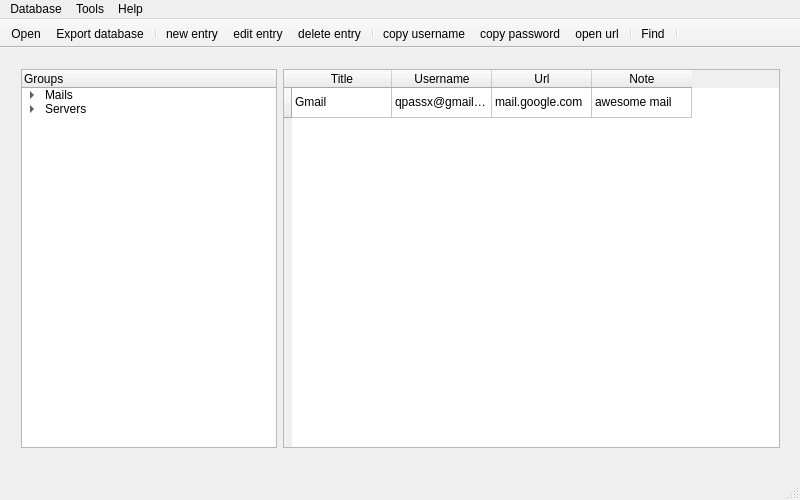
<?xml version="1.0" encoding="UTF-8"?>
<ui version="4.0">
 <class>QpassX</class>
 <widget class="QMainWindow" name="QpassX">
  <property name="geometry">
   <rect>
    <x>0</x>
    <y>0</y>
    <width>800</width>
    <height>500</height>
   </rect>
  </property>
  <property name="minimumSize">
   <size>
    <width>800</width>
    <height>500</height>
   </size>
  </property>
  <property name="windowTitle">
   <string>QpassX</string>
  </property>
  <widget class="QWidget" name="centralWidget">
   <widget class="QWidget" name="gridLayoutWidget">
    <property name="geometry">
     <rect>
      <x>10</x>
      <y>10</y>
      <width>781</width>
      <height>401</height>
     </rect>
    </property>
    <layout class="QGridLayout" name="gridLayout">
     <item row="0" column="0">
      <widget class="QTreeWidget" name="treeWidget">
       <property name="enabled">
        <bool>true</bool>
       </property>
       <property name="sizePolicy">
        <sizepolicy hsizetype="Fixed" vsizetype="Expanding">
         <horstretch>0</horstretch>
         <verstretch>0</verstretch>
        </sizepolicy>
       </property>
       <column>
        <property name="text">
         <string>Groups</string>
        </property>
       </column>
       <item>
        <property name="text">
         <string>Mails</string>
        </property>
        <item>
         <property name="text">
          <string>gmail</string>
         </property>
        </item>
       </item>
       <item>
        <property name="text">
         <string>Servers</string>
        </property>
        <item>
         <property name="text">
          <string>digital ocean</string>
         </property>
        </item>
       </item>
      </widget>
     </item>
     <item row="0" column="1">
      <widget class="QTableWidget" name="tableWidget">
       <row>
        <property name="text">
         <string> </string>
        </property>
       </row>
       <column>
        <property name="text">
         <string>Title</string>
        </property>
       </column>
       <column>
        <property name="text">
         <string>Username</string>
        </property>
       </column>
       <column>
        <property name="text">
         <string>Url</string>
        </property>
       </column>
       <column>
        <property name="text">
         <string>Note</string>
        </property>
       </column>
       <item row="0" column="0">
        <property name="text">
         <string>Gmail</string>
        </property>
       </item>
       <item row="0" column="1">
        <property name="text">
         <string>qpassx@gmail.com</string>
        </property>
       </item>
       <item row="0" column="2">
        <property name="text">
         <string>mail.google.com</string>
        </property>
       </item>
       <item row="0" column="3">
        <property name="text">
         <string>awesome mail</string>
        </property>
       </item>
      </widget>
     </item>
    </layout>
   </widget>
  </widget>
  <widget class="QMenuBar" name="menuBar">
   <property name="geometry">
    <rect>
     <x>0</x>
     <y>0</y>
     <width>800</width>
     <height>19</height>
    </rect>
   </property>
   <widget class="QMenu" name="menuDatabase">
    <property name="title">
     <string>Database</string>
    </property>
    <widget class="QMenu" name="menuRecent">
     <property name="title">
      <string>Recent</string>
     </property>
     <addaction name="actionClear_history"/>
    </widget>
    <addaction name="actionNew"/>
    <addaction name="actionOpen"/>
    <addaction name="menuRecent"/>
    <addaction name="separator"/>
    <addaction name="actionChange_password"/>
    <addaction name="actionDatabase_settings"/>
    <addaction name="separator"/>
    <addaction name="actionImport_from"/>
    <addaction name="actionExport_database"/>
    <addaction name="separator"/>
    <addaction name="actionQuit"/>
   </widget>
   <widget class="QMenu" name="menuTools">
    <property name="title">
     <string>Tools</string>
    </property>
    <addaction name="actionSettings"/>
   </widget>
   <widget class="QMenu" name="menuHelp">
    <property name="title">
     <string>Help</string>
    </property>
    <addaction name="actionAbout"/>
    <addaction name="actionCheck_for_updates"/>
   </widget>
   <addaction name="menuDatabase"/>
   <addaction name="menuTools"/>
   <addaction name="menuHelp"/>
  </widget>
  <widget class="QToolBar" name="mainToolBar">
   <property name="movable">
    <bool>false</bool>
   </property>
   <attribute name="toolBarArea">
    <enum>TopToolBarArea</enum>
   </attribute>
   <attribute name="toolBarBreak">
    <bool>false</bool>
   </attribute>
   <addaction name="actionOpen"/>
   <addaction name="actionExport_database"/>
   <addaction name="separator"/>
   <addaction name="actionNew_entry"/>
   <addaction name="actionEdit_entry"/>
   <addaction name="actionDelete_entry"/>
   <addaction name="separator"/>
   <addaction name="actionCopy_username"/>
   <addaction name="actionCopy_password"/>
   <addaction name="actionOpen_url"/>
   <addaction name="separator"/>
   <addaction name="actionFind"/>
   <addaction name="separator"/>
  </widget>
  <widget class="QStatusBar" name="statusBar"/>
  <action name="actionNew">
   <property name="icon">
    <iconset resource="resources.qrc">
     <normaloff>:/icons/icon8/Add Database_48px.png</normaloff>:/icons/icon8/Add Database_48px.png</iconset>
   </property>
   <property name="text">
    <string>New</string>
   </property>
  </action>
  <action name="actionOpen">
   <property name="icon">
    <iconset resource="resources.qrc">
     <normaloff>:/icons/icon8/Open Folder_48px_3.png</normaloff>:/icons/icon8/Open Folder_48px_3.png</iconset>
   </property>
   <property name="text">
    <string>Open</string>
   </property>
   <property name="shortcut">
    <string>Ctrl+O</string>
   </property>
  </action>
  <action name="actionClear_history">
   <property name="icon">
    <iconset resource="resources.qrc">
     <normaloff>:/icons/icon8/Delete_48px.png</normaloff>:/icons/icon8/Delete_48px.png</iconset>
   </property>
   <property name="text">
    <string>Clear history</string>
   </property>
  </action>
  <action name="actionChange_password">
   <property name="icon">
    <iconset resource="resources.qrc">
     <normaloff>:/icons/icon8/Key_48px.png</normaloff>:/icons/icon8/Key_48px.png</iconset>
   </property>
   <property name="text">
    <string>Change password</string>
   </property>
  </action>
  <action name="actionDatabase_settings">
   <property name="icon">
    <iconset resource="resources.qrc">
     <normaloff>:/icons/icon8/Services_48px.png</normaloff>:/icons/icon8/Services_48px.png</iconset>
   </property>
   <property name="text">
    <string>Database settings</string>
   </property>
  </action>
  <action name="actionImport_from">
   <property name="icon">
    <iconset resource="resources.qrc">
     <normaloff>:/icons/icon8/Upload_48px.png</normaloff>:/icons/icon8/Upload_48px.png</iconset>
   </property>
   <property name="text">
    <string>Import from</string>
   </property>
  </action>
  <action name="actionExport_database">
   <property name="icon">
    <iconset resource="resources.qrc">
     <normaloff>:/icons/icon8/Software Installer_48px.png</normaloff>:/icons/icon8/Software Installer_48px.png</iconset>
   </property>
   <property name="text">
    <string>Export database</string>
   </property>
  </action>
  <action name="actionQuit">
   <property name="icon">
    <iconset resource="resources.qrc">
     <normaloff>:/icons/icon8/Shutdown_48px.png</normaloff>:/icons/icon8/Shutdown_48px.png</iconset>
   </property>
   <property name="text">
    <string>Quit</string>
   </property>
   <property name="shortcut">
    <string>Ctrl+Q</string>
   </property>
  </action>
  <action name="actionSettings">
   <property name="icon">
    <iconset resource="resources.qrc">
     <normaloff>:/icons/icon8/Vertical Settings Mixer_48px.png</normaloff>:/icons/icon8/Vertical Settings Mixer_48px.png</iconset>
   </property>
   <property name="text">
    <string>Settings</string>
   </property>
  </action>
  <action name="actionAbout">
   <property name="icon">
    <iconset resource="resources.qrc">
     <normaloff>:/icons/icon8/Information_48px.png</normaloff>:/icons/icon8/Information_48px.png</iconset>
   </property>
   <property name="text">
    <string>About</string>
   </property>
  </action>
  <action name="actionCheck_for_updates">
   <property name="icon">
    <iconset resource="resources.qrc">
     <normaloff>:/icons/icon8/Rotate Right_48px.png</normaloff>:/icons/icon8/Rotate Right_48px.png</iconset>
   </property>
   <property name="text">
    <string>Check for updates</string>
   </property>
  </action>
  <action name="actionFind">
   <property name="icon">
    <iconset resource="resources.qrc">
     <normaloff>:/icons/icon8/Binoculars_48px.png</normaloff>:/icons/icon8/Binoculars_48px.png</iconset>
   </property>
   <property name="text">
    <string>Find</string>
   </property>
   <property name="toolTip">
    <string>Find</string>
   </property>
   <property name="shortcut">
    <string>Ctrl+F</string>
   </property>
  </action>
  <action name="actionEdit_entry">
   <property name="icon">
    <iconset resource="resources.qrc">
     <normaloff>:/icons/icon8/edit-tag.png</normaloff>:/icons/icon8/edit-tag.png</iconset>
   </property>
   <property name="text">
    <string>edit entry</string>
   </property>
   <property name="shortcut">
    <string>Ctrl+E</string>
   </property>
  </action>
  <action name="actionDelete_entry">
   <property name="icon">
    <iconset resource="resources.qrc">
     <normaloff>:/icons/icon8/Remove Tag_48px.png</normaloff>:/icons/icon8/Remove Tag_48px.png</iconset>
   </property>
   <property name="text">
    <string>delete entry</string>
   </property>
   <property name="shortcut">
    <string>Ctrl+D</string>
   </property>
  </action>
  <action name="actionNew_entry">
   <property name="icon">
    <iconset resource="resources.qrc">
     <normaloff>:/icons/icon8/new-tag.png</normaloff>:/icons/icon8/new-tag.png</iconset>
   </property>
   <property name="text">
    <string>new entry</string>
   </property>
   <property name="shortcut">
    <string>Ctrl+N</string>
   </property>
  </action>
  <action name="actionCopy_username">
   <property name="icon">
    <iconset resource="resources.qrc">
     <normaloff>:/icons/icon8/About_48px.png</normaloff>:/icons/icon8/About_48px.png</iconset>
   </property>
   <property name="text">
    <string>copy username</string>
   </property>
  </action>
  <action name="actionCopy_password">
   <property name="icon">
    <iconset resource="resources.qrc">
     <normaloff>:/icons/icon8/Password_48px.png</normaloff>:/icons/icon8/Password_48px.png</iconset>
   </property>
   <property name="text">
    <string>copy password</string>
   </property>
  </action>
  <action name="actionOpen_url">
   <property name="icon">
    <iconset resource="resources.qrc">
     <normaloff>:/icons/icon8/Launched Rocket_48px.png</normaloff>:/icons/icon8/Launched Rocket_48px.png</iconset>
   </property>
   <property name="text">
    <string>open url</string>
   </property>
   <property name="shortcut">
    <string>Ctrl+U</string>
   </property>
  </action>
 </widget>
 <layoutdefault spacing="6" margin="11"/>
 <resources>
  <include location="resources.qrc"/>
 </resources>
 <connections/>
</ui>
